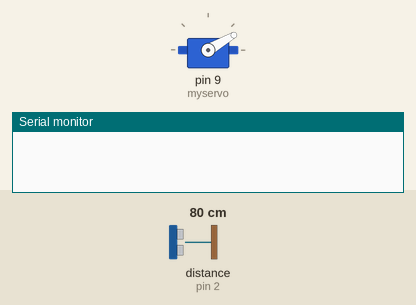
A sketch run on a simulated Arduino Uno, built with avr-gcc and run on an emulated ATmega328P. Parts: servo, the last lines printed to the serial monitor. Wiring (inferred from the names in the program): ultrasonic range finder: trigger pin 3; echo pin 2. Inputs (shaded band) come from the test bench; at power-on: distance to the obstacle (sensor on pin 2) 80 cm. The echo pulse lasts 58.3 µs per cm.

Above: at 1.26 s.
1.3 s: distance to the obstacle (sensor on pin 2) set to 33 cm
4.3 s: distance to the obstacle (sensor on pin 2) set to 29 cm
At 4.9 s:
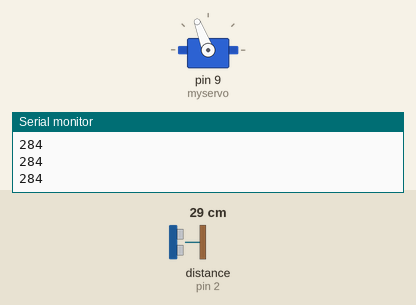
6.2 s: distance to the obstacle (sensor on pin 2) set to 250 cm
At 6.81 s:
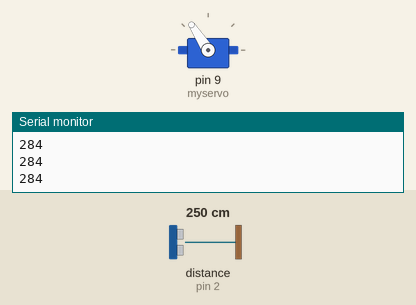
9.2 s: distance to the obstacle (sensor on pin 2) set to 2 cm
At 10.2 s:
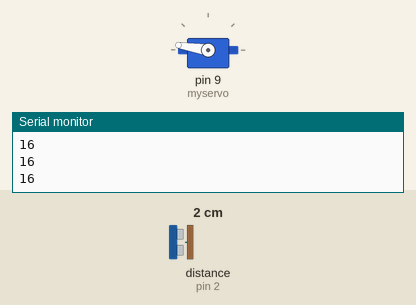
10.7 s: distance to the obstacle (sensor on pin 2) set to 35 cm
13.7 s: distance to the obstacle (sensor on pin 2) set to 4 cm
At 14.8 s:
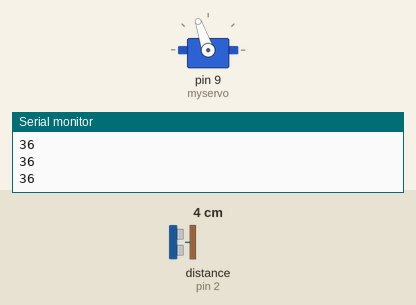
Timing chart, 0 to 16.2 s (numbered marks = the images above; inputs shaded):
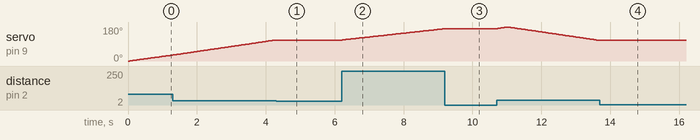

Measured:
- the behaviour switches between 31 and 30 cm on distance to the obstacle (sensor on pin 2) (found by bisection; images 0 and 1)
- after the input at 4.3 s, servo on pin 9 (myservo): stays 111° (without the input it goes to 112° after 0.00 s)
- after the input at 6.2 s, servo on pin 9 (myservo): moves from 111° to 171° over 3.0 s, starting at once
- after the input at 9.2 s, servo on pin 9 (myservo): stays 171° (without the input it goes to 172° after 0.03 s)
- after the input at 10.7 s, servo on pin 9 (myservo): rises from 171° to 180° in 0.30 s, then falls to 109° in 2.7 s
- after the input at 13.7 s, servo on pin 9 (myservo): stays 109° (without the input it goes to 108° after 0.01 s)

The sketch:

task4.ino
```cpp
// Datasheet for Ultrasonic Ranging Module HC - SR04
// https://cdn.sparkfun.com/datasheets/Sensors/Proximity/HCSR04.pdf

int echoPin = 2;
int trigPin = 3;
int delay_us = 10; // <--- YOU HAVE TO FIND THE CORRECT VALUE FROM THE DATASHEET
long distance_mm = 0;
long duration_us;

#include <Servo.h>
Servo myservo;
int pos = 0;
int dir = 0; //null kui kasvas, 1 kui kahanev


void setup()  {
  Serial.begin(9600);
  pinMode(echoPin, INPUT);
  pinMode(trigPin, OUTPUT);
  myservo.attach(9);
  myservo.write(0);
  delay(50);

}

long get_distance() {
  digitalWrite(trigPin, HIGH);
  delayMicroseconds(delay_us);
  digitalWrite(trigPin, LOW);


  duration_us = pulseIn(echoPin, HIGH);
  distance_mm = duration_us* 0.34/2;
  return distance_mm;
}

void loop() {

int dis = get_distance();

if (dis > 300) {
  if (dir==0){
    pos +=1;
    if (pos >= 180) {
        dir = 1;
    }
  }

  else {
    pos -= 1;
    if (pos <= 0){
      dir = 0;
    }
  }

   myservo.write(pos);
   delay(35);
}
else {

  Serial.println(dis);
  }
}
```
